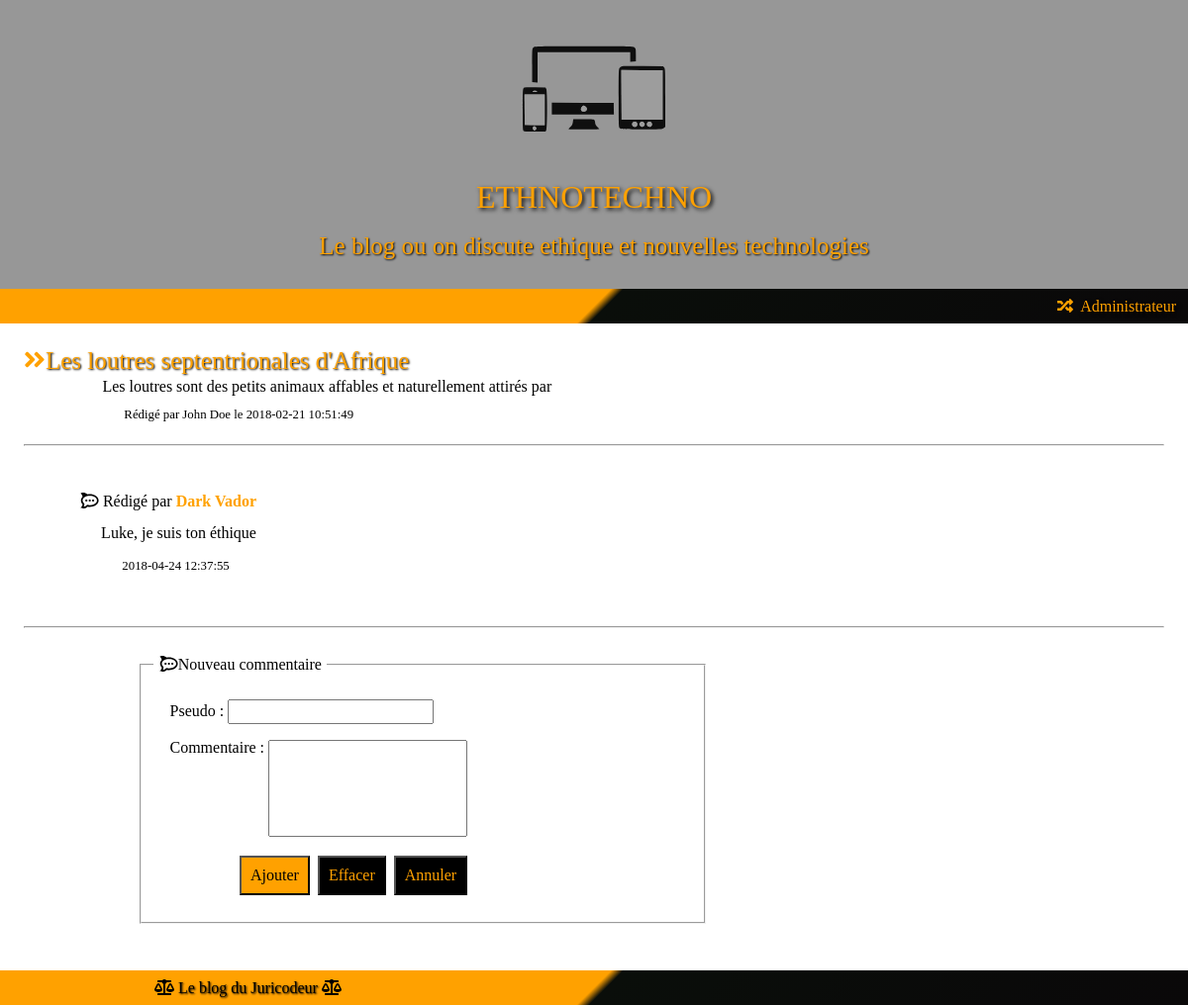
/show_article.php?id=1, run on the app's committed database.
### tables this page shows
CREATE TABLE `Post` (
  `Id` smallint(5) UNSIGNED NOT NULL,
  `Title` varchar(100) NOT NULL,
  `Contents` text NOT NULL,
  `CreationTimestamp` datetime NOT NULL,
  `Author_Id` tinyint(3) UNSIGNED DEFAULT NULL,
  `Category_Id` tinyint(3) UNSIGNED DEFAULT NULL
);

CREATE TABLE `Author` (
  `Id` tinyint(3) UNSIGNED NOT NULL,
  `FirstName` varchar(50) NOT NULL,
  `LastName` varchar(50) NOT NULL
);

CREATE TABLE `Comment` (
  `Id` mediumint(8) UNSIGNED NOT NULL,
  `NickName` varchar(30) DEFAULT NULL,
  `Contents` text NOT NULL,
  `CreationTimestamp` datetime NOT NULL,
  `Post_Id` smallint(5) UNSIGNED NOT NULL
);

### show_article.php (called while the page is built, shortened)
<?php
include 'application/bdd_connection.php';
$query = $pdo -> prepare(
    '
        SELECT
            Post.Id,
            Title,
            Contents,
            CreationTimestamp,
            FirstName,
            LastName
        FROM
            Post
        INNER JOIN
            Author
        ON
            Post.Author_Id = Author.Id
       WHERE
           Post.Id = ?
    ');
$query -> execute(array($_GET['id']));
$article = $query -> fetch(PDO::FETCH_ASSOC);
$query = $pdo->prepare(
    '
        SELECT
            NickName,
            Contents,
            CreationTimestamp
        FROM
            Comment
        WHERE
            Post_Id = ?
    ');
$query->execute([$_GET['id']]);
$comments = $query->fetchAll(PDO::FETCH_ASSOC);
include 'layout.phtml';
?>

### show_article.phtml (the view, shortened to what this page needs)
<h2><i class="fas fa-angle-double-right"></i><?= htmlspecialchars($article['Title']) ?></h2>
<section class="article">
    <article><?= nl2br(htmlspecialchars($article['Contents'])) ?></article>
    <small>
        Rédigé par <?= htmlspecialchars($article['FirstName']) ?> <?= htmlspecialchars($article['LastName']) ?>
        le <?= htmlspecialchars($article['CreationTimestamp']) ?>
    </small>
</section>
<hr>
<ul class="comment-list">
    <?php foreach($comments as $comment): ?>
        <li class="comment">
            <h4><i class="fab fa-rocketchat"></i> Rédigé par <span id="nameComment"><?= htmlspecialchars($comment['NickName']) ?></span></h4>
            <article><?= htmlspecialchars($comment['Contents']) ?></article>
            <small><?= $comment['CreationTimestamp'] ?></small>
        </li>
    <?php endforeach; ?>
</ul>
<hr>
<form class="generic-form" action="add_comment.php" method="POST">
    <fieldset>
        <legend><i class="fab fa-rocketchat"></i> Nouveau commentaire</legend>
        <ul>
            <li>
                <label for="nickName">Pseudo :</label>
                <input type="text" id="nickName" name="nickName">
            </li>
            <li>
                <label class="textarea" for="contents">Commentaire :</label>
                <textarea id="contents" name="contents" rows="5"></textarea>
            </li>
            <li id="liButtons">
                <button class="button button-primary" type="submit">Ajouter</button>
                <button class="button button-secondary" type="reset">Effacer</button>
                <a class="button button-cancel" href="index.php"><input type="button" value="Annuler" /></a>
            </li>
        </ul>
    </fieldset>
</form>

### css/style.css (style rules this page uses)
* { box-sizing: border-box; outline: none; }
body { margin: 0; }
a, a:hover, a:visited, a:active { text-decoration: none; }
textarea { resize: none; }
h2 { font-size: 25px; color: #ffa100; text-shadow : 1px 1px 2px #000000; }
.article { padding-left: 5%; margin-bottom: 2%; }
.article article { padding: 0.5% 0 1% 2%; }
.article small { padding-left: 4%; }
.comment-list { padding: 0.5% 0 1% 2%; }
#nameComment { color: #ffa100; font-weight: bold; }
.comment article { margin: 1.5% 0 1.5% 2%; }
.comment small { margin-left: 4%; }
.generic-form { width: 50%; margin: 2% 0 2% 10%; }
legend { padding: 1%; }
li { margin : 3%; }
.textarea { vertical-align: top; }
#liButtons { margin-left: 16%; }
.button-primary { padding : 2%; margin-right: 1%; background-color: #ffa100; }
.button-secondary { padding : 2%; margin-right: 1%; color : #ffa100; background-color: #000000; }
.button-cancel input { padding : 2%; color : #ffa100; background-color: #000000; }

### data on the page
post: Title "Les loutres septentrionales d'Afrique", Contents "Les loutres sont des petits animaux affables et naturellement attirés par", Author_Id.FirstName "John", Author_Id.LastName "Doe", CreationTimestamp "2018-02-21 10:51:49"
comment: NickName "Dark Vador", Contents "Luke, je suis ton éthique", CreationTimestamp "2018-04-24 12:37:55"
